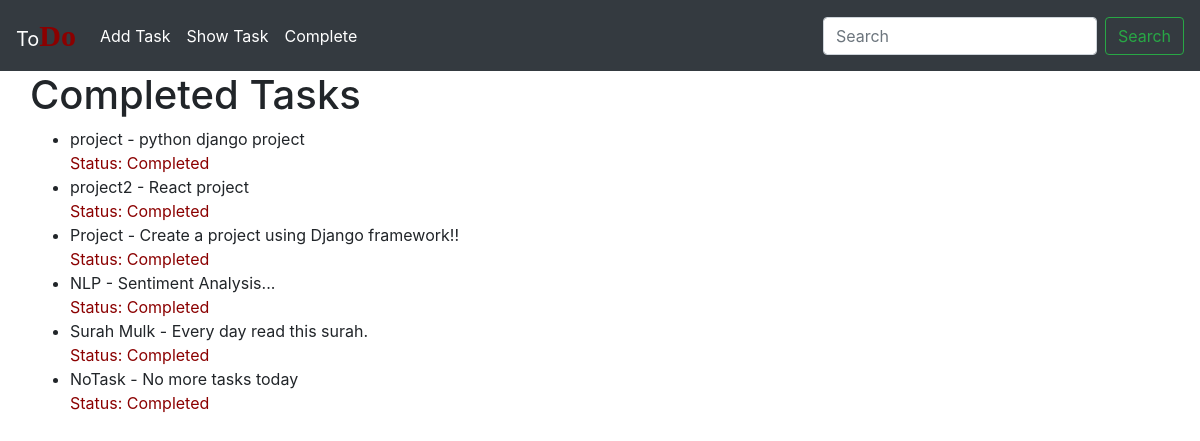
/completed_tasks/, run on the app's committed database.
### first_app/models.py (models this page shows, shortened)
class ToDoListModel(models.Model):
    taskTitle = models.CharField(max_length=200)
    taskDescription = models.TextField()
    is_completed = models.BooleanField(default=False)

### first_app/views.py (the view)
# urls.py: path('completed_tasks/', completed_tasks, name='completedTask'),
def completed_tasks(request):
    tasks = ToDoListModel.objects.filter(is_completed=True)
    return render(request, 'completed_tasks.html', {'tasks': tasks})

### first_app/templates/completed_tasks.html
{% extends 'base.html' %}
{% block content %}
    <div style="margin-left: 30px;">
        <h1>Completed Tasks</h1>
        <ul>
            {% for task in tasks %}
                <li>{{ task.taskTitle }} - {{ task.taskDescription }}</li>
                {% if not task.is_completed %}
                    <span style="color: darkred;">Status: Incomplete</span>
                {% else %}
                    <span style="color: darkred;">Status: Completed</span>
                {% endif %}
            {% endfor %}
        </ul>
    </div>
{% endblock %}

### first_app/templates/base.html (shortened to what this page needs)
<!DOCTYPE html>
<html lang="en">
<head>
    <link rel="stylesheet" href="https://cdn.jsdelivr.net/npm/bootstrap@4.0.0/dist/css/bootstrap.min.css"
>
</head>
<body>
    <nav class="navbar navbar-expand-lg navbar-dark bg-dark">
        <a class="navbar-brand" href="#">To<span style="font-family: cursive; font-weight: 600;font-size: 30px; color: darkred;">Do</span></a>
        <div class="collapse navbar-collapse" id="navbarTogglerDemo02">
            <ul class="navbar-nav mr-auto mt-2 mt-lg-0">
                <li class="nav-item">
                    <a class="nav-link text-white" href="{% url 'storeTask' %}">Add Task</a>
                </li>
                <li class="nav-item">
                    <a class="nav-link text-white" href="{% url 'showTask' %}">Show Task</a>
                </li>
                <li class="nav-item">
                    <a class="nav-link text-white" href="{% url 'completedTask' %}">Complete</a>
                </li>
            </ul>
            <form class="form-inline my-2 my-lg-0">
                <input class="form-control mr-sm-2" type="search" placeholder="Search">
                <button class="btn btn-outline-success my-2 my-sm-0" type="submit">Search</button>
            </form>
        </div>
    </nav>
    {% block content %} {% endblock %}
</body>
</html>

### data on the page
ToDoListModel: taskTitle "project", taskDescription "python django project", is_completed "Status: Completed"
ToDoListModel: taskTitle "project2", taskDescription "React project", is_completed "Status: Completed"
ToDoListModel: taskTitle "Project", taskDescription "Create a project using Django framework!!", is_completed "Status: Completed"
ToDoListModel: taskTitle "NLP", taskDescription "Sentiment Analysis...", is_completed "Status: Completed"
ToDoListModel: taskTitle "Surah Mulk", taskDescription "Every day read this surah.", is_completed "Status: Completed"
ToDoListModel: taskTitle "NoTask", taskDescription "No more tasks today", is_completed "Status: Completed"
